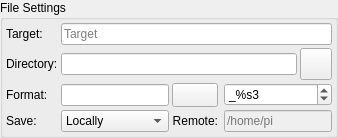
        <widget class="QGroupBox" name="fileSettingsGroup">
         <property name="title">
          <string>File Settings</string>
         </property>
         <layout class="QGridLayout" name="gridLayout_4">
          <property name="leftMargin">
           <number>3</number>
          </property>
          <property name="topMargin">
           <number>3</number>
          </property>
          <property name="rightMargin">
           <number>3</number>
          </property>
          <property name="bottomMargin">
           <number>3</number>
          </property>
          <property name="spacing">
           <number>3</number>
          </property>
          <item row="3" column="1">
           <widget class="QComboBox" name="fileUploadModeS">
            <property name="sizePolicy">
             <sizepolicy hsizetype="Expanding" vsizetype="Fixed">
              <horstretch>0</horstretch>
              <verstretch>0</verstretch>
             </sizepolicy>
            </property>
            <item>
             <property name="text">
              <string>Locally</string>
             </property>
            </item>
            <item>
             <property name="text">
              <string>Remotely</string>
             </property>
            </item>
            <item>
             <property name="text">
              <string>Both</string>
             </property>
            </item>
           </widget>
          </item>
          <item row="1" column="1" colspan="4">
           <widget class="QLineEdit" name="fileDirectoryT"/>
          </item>
          <item row="0" column="1" colspan="5">
           <widget class="QLineEdit" name="targetNameT">
            <property name="placeholderText">
             <string>Target</string>
            </property>
            <property name="clearButtonEnabled">
             <bool>true</bool>
            </property>
           </widget>
          </item>
          <item row="1" column="0">
           <widget class="QLabel" name="textLabel1_18">
            <property name="toolTip">
             <string>&lt;html&gt;&lt;head/&gt;&lt;body&gt;&lt;p&gt;Base local capture directory&lt;/p&gt;&lt;/body&gt;&lt;/html&gt;</string>
            </property>
            <property name="whatsThis">
             <string/>
            </property>
            <property name="text">
             <string>Directory:</string>
            </property>
           </widget>
          </item>
          <item row="2" column="2">
           <widget class="QPushButton" name="resetFormatB">
            <property name="sizePolicy">
             <sizepolicy hsizetype="Minimum" vsizetype="Fixed">
              <horstretch>0</horstretch>
              <verstretch>0</verstretch>
             </sizepolicy>
            </property>
            <property name="minimumSize">
             <size>
              <width>24</width>
              <height>24</height>
             </size>
            </property>
            <property name="maximumSize">
             <size>
              <width>16777215</width>
              <height>32</height>
             </size>
            </property>
            <property name="toolTip">
             <string>Reset placeholder format to default</string>
            </property>
            <property name="text">
             <string/>
            </property>
            <property name="icon">
             <iconset theme="edit-clear"/>
            </property>
            <property name="iconSize">
             <size>
              <width>24</width>
              <height>24</height>
             </size>
            </property>
           </widget>
          </item>
          <item row="0" column="0">
           <widget class="QLabel" name="textLabel1_7">
            <property name="toolTip">
             <string>&lt;html&gt;&lt;head/&gt;&lt;body&gt;&lt;p&gt;Target is the name of the targeted object.&lt;/p&gt;&lt;p&gt;It is available to be used in the filename Format via the %t or %type placeholder tag.&lt;/p&gt;&lt;/body&gt;&lt;/html&gt;</string>
            </property>
            <property name="whatsThis">
             <string/>
            </property>
            <property name="text">
             <string>Target:</string>
            </property>
           </widget>
          </item>
          <item row="3" column="4" colspan="2">
           <widget class="QLineEdit" name="fileRemoteDirT">
            <property name="enabled">
             <bool>false</bool>
            </property>
            <property name="placeholderText">
             <string>/home/pi</string>
            </property>
           </widget>
          </item>
          <item row="3" column="0">
           <widget class="QLabel" name="label_4">
            <property name="toolTip">
             <string>&lt;html&gt;&lt;head/&gt;&lt;body&gt;&lt;p&gt;Select how captured images are uploaded:&lt;/p&gt;&lt;ol style=&quot;margin-top: 0px; margin-bottom: 0px; margin-left: 0px; margin-right: 0px; -qt-list-indent: 1;&quot;&gt;&lt;li style=&quot; margin-top:12px; margin-bottom:0px; margin-left:0px; margin-right:0px; -qt-block-indent:0; text-indent:0px;&quot;&gt;&lt;span style=&quot; font-weight:600;&quot;&gt;Locally&lt;/span&gt;: Captured images are saved locally on disk in the directory specified above.&lt;/li&gt;&lt;li style=&quot; margin-top:0px; margin-bottom:0px; margin-left:0px; margin-right:0px; -qt-block-indent:0; text-indent:0px;&quot;&gt;&lt;span style=&quot; font-weight:600;&quot;&gt;Remotely&lt;/span&gt;: When connecting to a remote device, select this option to save images on the remote device only. No images are uploaded to Ekos.&lt;/li&gt;&lt;li style=&quot; margin-top:0px; margin-bottom:12px; margin-left:0px; margin-right:0px; -qt-block-indent:0; text-indent:0px;&quot;&gt;&lt;span style=&quot; font-weight:600;&quot;&gt;Both&lt;/span&gt;: Captured images are saved on both the remote computer &lt;span style=&quot; font-weight:600;&quot;&gt;and&lt;/span&gt; on the local disk as well.&lt;/li&gt;&lt;/ol&gt;&lt;p&gt;When selecting &lt;span style=&quot; font-style:italic;&quot;&gt;Remotely&lt;/span&gt; or &lt;span style=&quot; font-style:italic;&quot;&gt;Both&lt;/span&gt;, you must specify the remote directory where the remote images are saved to. By default, all captured images are saved &lt;span style=&quot; font-style:italic;&quot;&gt;Locally&lt;/span&gt;.&lt;/p&gt;&lt;/body&gt;&lt;/html&gt;</string>
            </property>
            <property name="text">
             <string>Save:</string>
            </property>
           </widget>
          </item>
          <item row="2" column="1">
           <widget class="QLineEdit" name="placeholderFormatT"/>
          </item>
          <item row="2" column="4" colspan="2">
           <widget class="QSpinBox" name="formatSuffixN">
            <property name="toolTip">
             <string>&lt;html&gt;&lt;head/&gt;&lt;body&gt;&lt;p&gt;Number of digits used to append the sequence number to the filename.&lt;/p&gt;&lt;/body&gt;&lt;/html&gt;</string>
            </property>
            <property name="prefix">
             <string>_%s</string>
            </property>
            <property name="minimum">
             <number>1</number>
            </property>
            <property name="maximum">
             <number>9</number>
            </property>
            <property name="value">
             <number>3</number>
            </property>
           </widget>
          </item>
          <item row="2" column="0">
           <widget class="QLabel" name="formatLabel">
            <property name="toolTip">
             <string>&lt;html&gt;&lt;head/&gt;&lt;body&gt;&lt;p&gt;Format is used to define the image file names by the use of placeholder tags.&lt;/p&gt;&lt;ul style=&quot;margin-top: 0px; margin-bottom: 0px; margin-left: 0px; margin-right: 0px; -qt-list-indent: 1;&quot;&gt;&lt;li style=&quot; margin-top:12px; margin-bottom:0px; margin-left:0px; margin-right:0px; -qt-block-indent:0; text-indent:0px;&quot;&gt;Placeholder&lt;span style=&quot; font-weight:704;&quot;&gt; %f&lt;/span&gt; or &lt;span style=&quot; font-weight:704;&quot;&gt;%filename&lt;/span&gt;: The name of the .esq file, without extension.&lt;/li&gt;&lt;li style=&quot; margin-top:0px; margin-bottom:0px; margin-left:0px; margin-right:0px; -qt-block-indent:0; text-indent:0px;&quot;&gt;Placeholder&lt;span style=&quot; font-weight:704;&quot;&gt; %D&lt;/span&gt; or &lt;span style=&quot; font-weight:704;&quot;&gt;%Datetime&lt;/span&gt;: The current time and date &lt;span style=&quot; font-weight:704;&quot;&gt;when the file is saved.&lt;/span&gt;&lt;/li&gt;&lt;li style=&quot; margin-top:0px; margin-bottom:0px; margin-left:0px; margin-right:0px; -qt-block-indent:0; text-indent:0px;&quot;&gt;Placeholder&lt;span style=&quot; font-weight:704;&quot;&gt; %T&lt;/span&gt; or &lt;span style=&quot; font-weight:704;&quot;&gt;%Type&lt;/span&gt;: The frame type eg: 'Light', 'Bias', 'Dark', 'Flat'...&lt;/li&gt;&lt;li style=&quot; margin-top:0px; margin-bottom:0px; margin-left:0px; margin-right:0px; -qt-block-indent:0; text-indent:0px;&quot;&gt;Placeholder&lt;span style=&quot; font-weight:704;&quot;&gt; %e&lt;/span&gt; or &lt;span style=&quot; font-weight:704;&quot;&gt;%exposure&lt;/span&gt;: The exposure duration in seconds, with '_secs' as suffix.&lt;/li&gt;&lt;ul style=&quot;margin-top: 0px; margin-bottom: 0px; margin-left: 0px; margin-right: 0px; -qt-list-indent: 1;&quot;&gt;&lt;li style=&quot; margin-top:0px; margin-bottom:0px; margin-left:0px; margin-right:0px; -qt-block-indent:0; text-indent:0px;&quot;&gt;Placeholder&lt;span style=&quot; font-weight:704;&quot;&gt; %E&lt;/span&gt; or &lt;span style=&quot; font-weight:704;&quot;&gt;%exp&lt;/span&gt;: The exposure duration in seconds as plain number, without any unit as suffix.&lt;/li&gt;&lt;/ul&gt;&lt;li style=&quot; margin-top:0px; margin-bottom:0px; margin-left:0px; margin-right:0px; -qt-block-indent:0; text-indent:0px;&quot;&gt;Placeholder&lt;span style=&quot; font-weight:704;&quot;&gt; %F&lt;/span&gt; or &lt;span style=&quot; font-weight:704;&quot;&gt;%Filter&lt;/span&gt;: The active filter name.&lt;/li&gt;&lt;li style=&quot; margin-top:0px; margin-bottom:0px; margin-left:0px; margin-right:0px; -qt-block-indent:0; text-indent:0px;&quot;&gt;Placeholder&lt;span style=&quot; font-weight:704;&quot;&gt; %t&lt;/span&gt; or &lt;span style=&quot; font-weight:704;&quot;&gt;%target&lt;/span&gt;: The Target name.&lt;/li&gt;&lt;li style=&quot; margin-top:0px; margin-bottom:0px; margin-left:0px; margin-right:0px; -qt-block-indent:0; text-indent:0px;&quot;&gt;Placeholder &lt;span style=&quot; font-weight:600;&quot;&gt;%C&lt;/span&gt; or &lt;span style=&quot; font-weight:600;&quot;&gt;%temperature&lt;/span&gt;: The camera temperature of capturing.&lt;/li&gt;&lt;ul style=&quot;margin-top: 0px; margin-bottom: 0px; margin-left: 0px; margin-right: 0px; -qt-list-indent: 1;&quot;&gt;&lt;li style=&quot; margin-top:0px; margin-bottom:0px; margin-left:0px; margin-right:0px; -qt-block-indent:0; text-indent:0px;&quot;&gt;Placeholder &lt;span style=&quot; font-weight:600;&quot;&gt;%B&lt;/span&gt; or &lt;span style=&quot; font-weight:600;&quot;&gt;%bin&lt;/span&gt;: The binning configured for capturing.&lt;/li&gt;&lt;li style=&quot; margin-top:0px; margin-bottom:0px; margin-left:0px; margin-right:0px; -qt-block-indent:0; text-indent:0px;&quot;&gt;Placeholder &lt;span style=&quot; font-weight:600;&quot;&gt;%G&lt;/span&gt; or &lt;span style=&quot; font-weight:600;&quot;&gt;%gain&lt;/span&gt;: The gain configured for capturing.&lt;/li&gt;&lt;/ul&gt;&lt;li style=&quot; margin-top:0px; margin-bottom:0px; margin-left:0px; margin-right:0px; -qt-block-indent:0; text-indent:0px;&quot;&gt;Placeholder &lt;span style=&quot; font-weight:600;&quot;&gt;%O&lt;/span&gt; or &lt;span style=&quot; font-weight:600;&quot;&gt;%offset&lt;/span&gt;: The offset configured for capturing.&lt;/li&gt;&lt;ul style=&quot;margin-top: 0px; margin-bottom: 0px; margin-left: 0px; margin-right: 0px; -qt-list-indent: 1;&quot;&gt;&lt;li style=&quot; margin-top:0px; margin-bottom:0px; margin-left:0px; margin-right:0px; -qt-block-indent:0; text-indent:0px;&quot;&gt;Placeholder &lt;span style=&quot; font-weight:600;&quot;&gt;%I&lt;/span&gt; or &lt;span style=&quot; font-weight:600;&quot;&gt;%iso&lt;/span&gt;: The ISO value (DSLRs only).&lt;/li&gt;&lt;/ul&gt;&lt;li style=&quot; margin-top:0px; margin-bottom:0px; margin-left:0px; margin-right:0px; -qt-block-indent:0; text-indent:0px;&quot;&gt;Placeholder &lt;span style=&quot; font-weight:600;&quot;&gt;%P&lt;/span&gt; or &lt;span style=&quot; font-weight:600;&quot;&gt;%pierside&lt;/span&gt;: The current mount's pier side.&lt;/li&gt;&lt;ul style=&quot;margin-top: 0px; margin-bottom: 0px; margin-left: 0px; margin-right: 0px; -qt-list-indent: 1;&quot;&gt;&lt;li style=&quot; margin-top:0px; margin-bottom:0px; margin-left:0px; margin-right:0px; -qt-block-indent:0; text-indent:0px;&quot;&gt;Placeholder &lt;span style=&quot; font-weight:600;&quot;&gt;%H&lt;/span&gt; or &lt;span style=&quot; font-weight:600;&quot;&gt;%hostname&lt;/span&gt;: The hostname running EKOS.&lt;/li&gt;&lt;/ul&gt;&lt;li style=&quot; margin-top:0px; margin-bottom:12px; margin-left:0px; margin-right:0px; -qt-block-indent:0; text-indent:0px;&quot;&gt;Placeholder&lt;span style=&quot; font-weight:704;&quot;&gt; %s*&lt;/span&gt; or &lt;span style=&quot; font-weight:704;&quot;&gt;%sequence&lt;/span&gt;: The image sequence identifier where * is the number of digits used (1-9). &lt;span style=&quot; font-weight:704;&quot;&gt;This tag is mandatory and must be the last element in the format.&lt;/span&gt;&lt;/li&gt;&lt;/ul&gt;&lt;p&gt;Arbitrary text may also be included within the Format string, &lt;span style=&quot; font-weight:704;&quot;&gt;except the % and \ characters.&lt;/span&gt; The / path character can be used to define arbitrary directories.&lt;/p&gt;&lt;p&gt;Notes:&lt;/p&gt;&lt;ul style=&quot;margin-top: 0px; margin-bottom: 0px; margin-left: 0px; margin-right: 0px; -qt-list-indent: 1;&quot;&gt;&lt;li style=&quot; margin-top:0px; margin-bottom:0px; margin-left:0px; margin-right:0px; -qt-block-indent:0; text-indent:0px;&quot;&gt;Tags are case sensitive in both their short and long forms.&lt;/li&gt;&lt;li style=&quot; margin-top:0px; margin-bottom:0px; margin-left:0px; margin-right:0px; -qt-block-indent:0; text-indent:0px;&quot;&gt;Only use the %Datetime tag in the filename portion of the format, not in the path definition.&lt;/li&gt;&lt;/ul&gt;&lt;/body&gt;&lt;/html&gt;</string>
            </property>
            <property name="text">
             <string>Format:</string>
            </property>
           </widget>
          </item>
          <item row="1" column="5">
           <widget class="QPushButton" name="selectFileDirectoryB">
            <property name="sizePolicy">
             <sizepolicy hsizetype="Fixed" vsizetype="Fixed">
              <horstretch>0</horstretch>
              <verstretch>0</verstretch>
             </sizepolicy>
            </property>
            <property name="minimumSize">
             <size>
              <width>32</width>
              <height>32</height>
             </size>
            </property>
            <property name="maximumSize">
             <size>
              <width>32</width>
              <height>32</height>
             </size>
            </property>
            <property name="text">
             <string/>
            </property>
           </widget>
          </item>
          <item row="3" column="2">
           <widget class="QLabel" name="remoteLabel">
            <property name="toolTip">
             <string>When storing images on remote devices, specify the directory where captured images are saved to.</string>
            </property>
            <property name="text">
             <string>Remote:</string>
            </property>
            <property name="alignment">
             <set>Qt::AlignRight|Qt::AlignTrailing|Qt::AlignVCenter</set>
            </property>
           </widget>
          </item>
         </layout>
        </widget>
